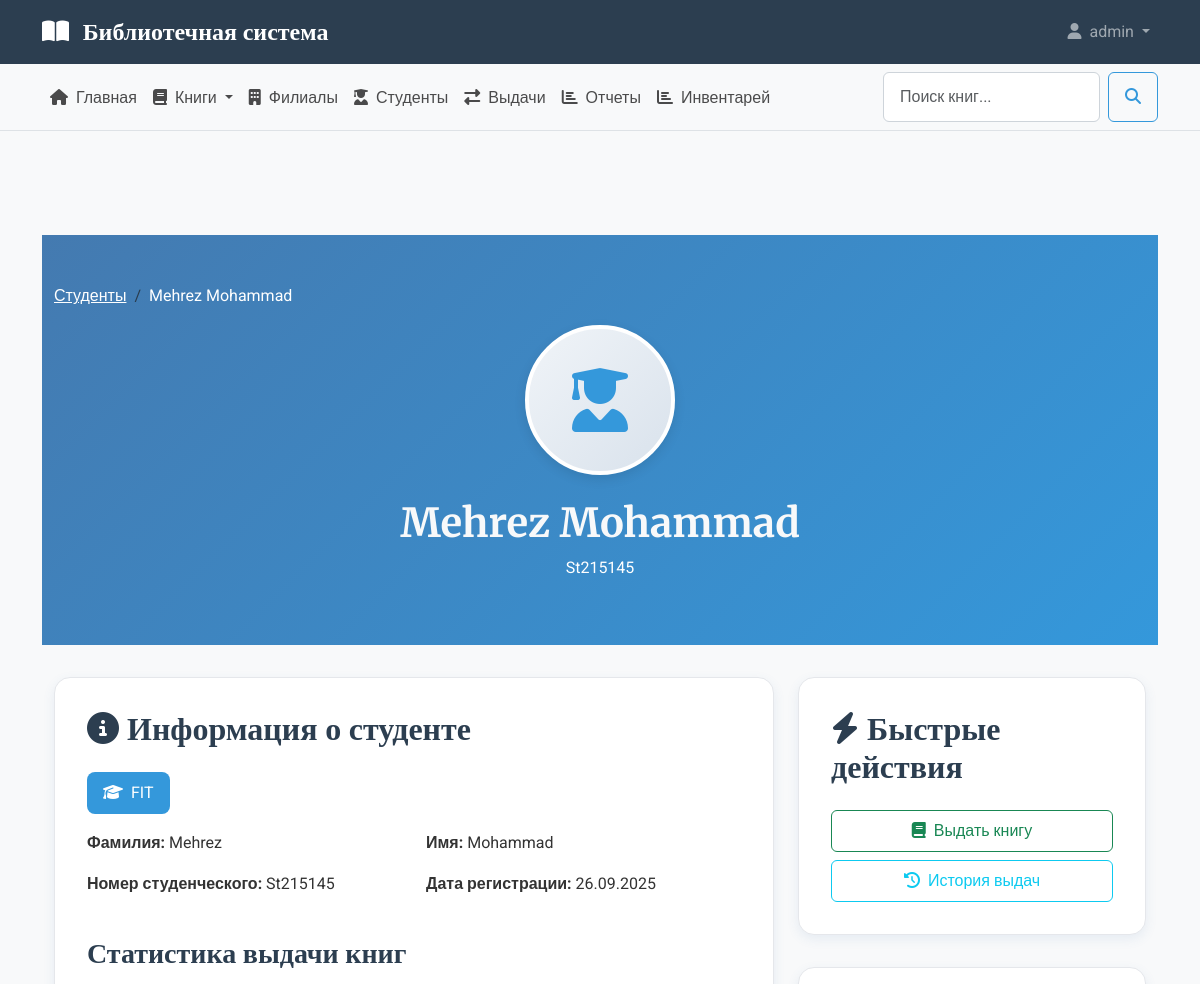
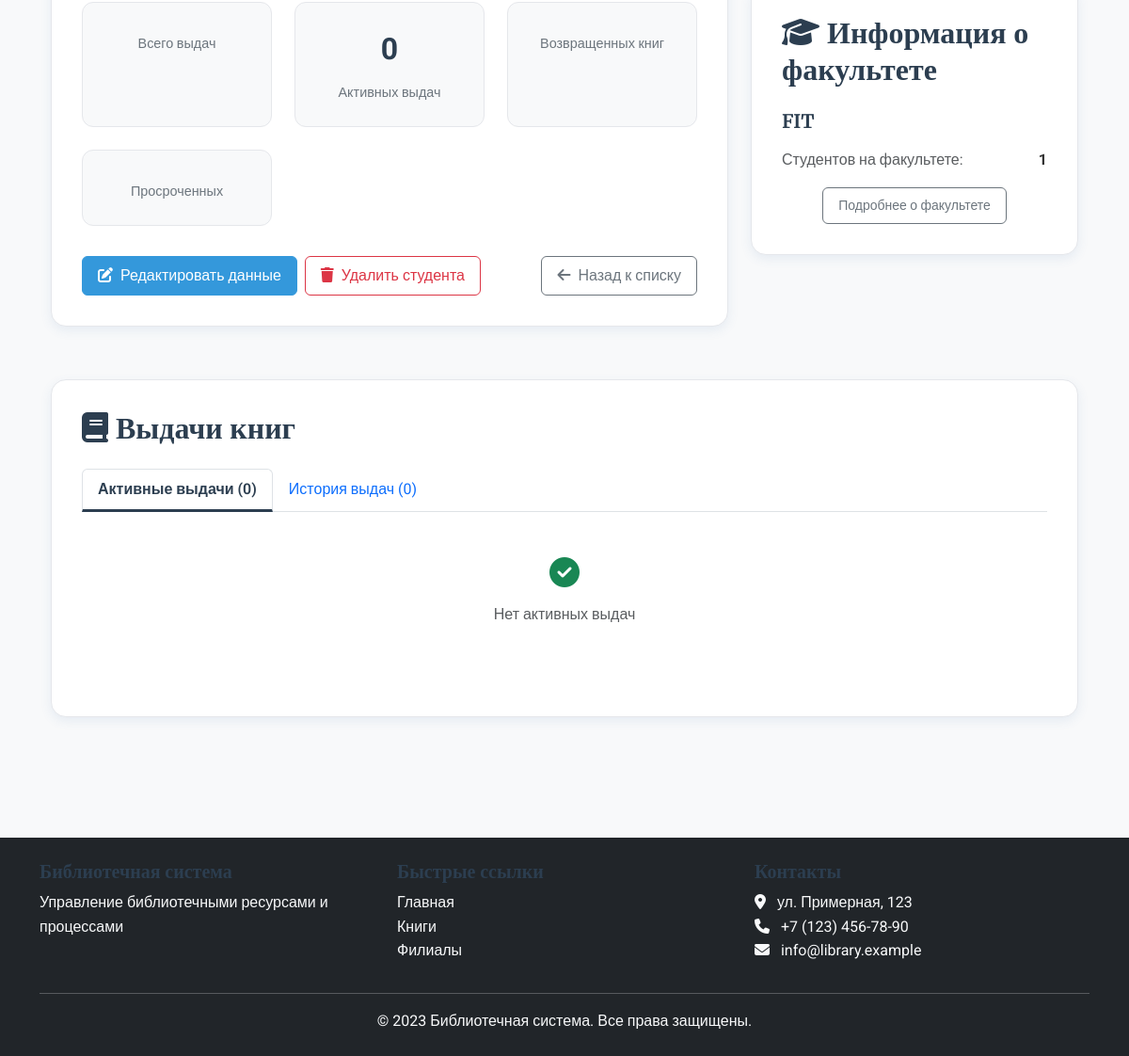
The page /students/1/ (signed in) on the database its author committed (2 pictures, top to bottom).
### library_app/models.py (models this page shows, shortened)
class Student(models.Model):
    last_name = models.CharField(_('фамилия'), max_length=100)
    first_name = models.CharField(_('имя'), max_length=100)
    student_id = models.CharField(_('номер студенческого билета'), max_length=20, unique=True)
    faculty = models.ForeignKey(
        Faculty,
        verbose_name=_('факультет'),
        on_delete=models.CASCADE,
        related_name='students'
    )
    created_at = models.DateTimeField(_('дата создания'), auto_now_add=True)
    class Meta:
        verbose_name = _('студент')
        verbose_name_plural = _('студенты')
        ordering = ['last_name', 'first_name']
        indexes = [
            models.Index(fields=['student_id']),
            models.Index(fields=['last_name', 'first_name']),
        ]
    def get_full_name(self):
        return f"{self.last_name} {self.first_name}"

class Faculty(models.Model):
    name = models.CharField(_('название'), max_length=200, unique=True)
    description = models.TextField(_('описание'), blank=True, null=True)
    created_at = models.DateTimeField(_('дата создания'), auto_now_add=True)
    class Meta:
        verbose_name = _('факультет')
        verbose_name_plural = _('факультеты')
        ordering = ['name']

### library_app/views.py (the view)
# urls.py: path('students/<int:pk>/', StudentDetailView.as_view(), name='student_detail'),
class StudentDetailView(LoginRequiredMixin, DetailView):
    model = Student
    template_name = 'library_app/students/student_detail.html'
    context_object_name = 'student'
    def get_context_data(self, **kwargs):
        context = super().get_context_data(**kwargs)
        context['title'] = f'Студент: {self.object.get_full_name()}'
        context['active_loans'] = Loan.objects.filter(student=self.object, is_returned=False).select_related('book', 'branch')
        context['loan_history'] = Loan.objects.filter(student=self.object).select_related('book', 'branch')[:10]
        return context

### library_app/templates/library_app/students/student_detail.html (shortened to what this page needs)
{% extends 'library_app/base.html' %}
{% load static %}
{% block content %}
<section class="student-header">
    <div class="container text-center">
        <nav aria-label="breadcrumb" class="justify-content-center">
            <ol class="breadcrumb">
                <li class="breadcrumb-item"><a href="{% url 'student_list' %}" class="text-white">Студенты</a></li>
                <li class="breadcrumb-item active text-white" aria-current="page">{{ student.get_full_name }}</li>
            </ol>
        </nav>
        <div class="student-avatar-large">
            <i class="fas fa-user-graduate"></i>
        </div>
        <h1 class="students-title text-light">{{ student.last_name }} {{ student.first_name }}</h1>
        <p class="students-subtitle">{{ student.student_id }}</p>
    </div>
</section>
<div class="container">
    <div class="row">
        <div class="col-lg-8">
            <div class="info-card">
                <h2 class="mb-4"><i class="fas fa-info-circle me-2"></i>Информация о студенте</h2>
                <div class="faculty-badge">
                    <i class="fas fa-graduation-cap me-2"></i>{{ student.faculty.name }}
                </div>
                <div class="row mb-4">
                    <div class="col-md-6">
                        <p><strong>Фамилия:</strong> {{ student.last_name }}</p>
                    </div>
                    <div class="col-md-6">
                        <p><strong>Имя:</strong> {{ student.first_name }}</p>
                    </div>
                    <div class="col-md-6">
                        <p><strong>Номер студенческого:</strong> {{ student.student_id }}</p>
                    </div>
                    <div class="col-md-6">
                        <p><strong>Дата регистрации:</strong> {{ student.created_at|date:"d.m.Y" }}</p>
                    </div>
                </div>
                <h3 class="mb-3">Статистика выдачи книг</h3>
                <div class="stats-grid">
                    <div class="stat-card">
                        <div class="stat-label">Всего выдач</div>
                    </div>
                    <div class="stat-card">
                        <div class="stat-number">{{ active_loans.count }}</div>
                        <div class="stat-label">Активных выдач</div>
                    </div>
                    <div class="stat-card">
                        <div class="stat-label">Возвращенных книг</div>
                    </div>
                    <div class="stat-card">
                        <div class="stat-label">Просроченных</div>
                    </div>
                </div>
                <div class="action-buttons">
                    {% if user.is_staff %}
                    <a href="{% url 'student_edit' student.pk %}" class="btn btn-primary">
                        <i class="fas fa-edit me-2"></i>Редактировать данные
                    </a>
                    <a href="{% url 'student_delete' student.pk %}" class="btn btn-outline-danger">
                        <i class="fas fa-trash me-2"></i>Удалить студента
                    </a>
                    {% endif %}
                    <a href="{% url 'student_list' %}" class="btn btn-outline-secondary ms-auto">
                        <i class="fas fa-arrow-left me-2"></i>Назад к списку
                    </a>
                </div>
            </div>
        </div>
        <div class="col-lg-4">
            <div class="info-card">
                <h2 class="mb-4"><i class="fas fa-bolt me-2"></i>Быстрые действия</h2>
                <div class="d-grid gap-2">
                    <a href="{% url 'loan_add' %}?student={{ student.id }}" class="btn btn-outline-success">
                        <i class="fas fa-book me-2"></i>Выдать книгу
                    </a>
                    <a href="{% url 'loan_list' %}?student={{ student.id }}" class="btn btn-outline-info">
                        <i class="fas fa-history me-2"></i>История выдач
                    </a>
                </div>
            </div>
            <div class="info-card mt-4">
                <h2 class="mb-4"><i class="fas fa-graduation-cap me-2"></i>Информация о факультете</h2>
                <h5>{{ student.faculty.name }}</h5>
                <div class="d-flex justify-content-between mt-3">
                    <span class="text-muted">Студентов на факультете:</span>
                    <span class="fw-bold">{{ student.faculty.students.count }}</span>
                </div>
                <div class="text-center mt-3">
                    <a href="{% url 'faculty_detail' student.faculty.pk %}" class="btn btn-sm btn-outline-secondary">
                        Подробнее о факультете
                    </a>
                </div>
            </div>
        </div>
    </div>
    <div class="row mt-4">
        <div class="col-12">
            <div class="info-card">
                <h2 class="mb-4"><i class="fas fa-book me-2"></i>Выдачи книг</h2>
                <ul class="nav nav-tabs" id="loansTabs" role="tablist">
                    <li class="nav-item" role="presentation">
                        <button class="nav-link active" id="active-tab" data-bs-toggle="tab" data-bs-target="#active" type="button" role="tab">
                            Активные выдачи ({{ active_loans.count }})
                        </button>
                    </li>
                    <li class="nav-item" role="presentation">
                        <button class="nav-link" id="history-tab" data-bs-toggle="tab" data-bs-target="#history" type="button" role="tab">
                            История выдач ({{ loan_history.count }})
                        </button>
                    </li>
                </ul>
                <div class="tab-content" id="loansTabsContent">
                    <div class="tab-pane fade show active" id="active" role="tabpanel">
                        {% if active_loans %}
                        <div class="loans-section">
                            {% for loan in active_loans %}
                            <div class="loan-item {% if loan.is_overdue %}overdue{% endif %}">
                                <div class="book-icon">
                                    <i class="fas fa-book"></i>
                                </div>
                                <div class="loan-info">
                                    <div class="book-title">{{ loan.book.title }}</div>
                                    <div class="loan-meta">
                                        Выдана: {{ loan.issue_date|date:"d.m.Y" }} ·
                                        Филиал: {{ loan.branch.name }} ·
                                        {% if loan.is_overdue %}
                                        <span class="text-danger">Просрочена на {{ loan.overdue_days }} дней</span>
                                        {% else %}
                                        Срок: {{ loan.due_date|date:"d.m.Y" }}
                                        {% endif %}
                                    </div>
                                </div>
                                <div class="loan-status">
                                    <span class="badge {% if loan.is_overdue %}bg-danger{% else %}bg-warning{% endif %} status-badge">
                                        {% if loan.is_overdue %}Просрочена{% else %}На руках{% endif %}
                                    </span>
                                </div>
                                <a href="{% url 'loan_detail' loan.pk %}" class="btn btn-sm btn-outline-primary">
                                    <i class="fas fa-eye"></i>
                                </a>
                            </div>
                            {% endfor %}
                        </div>
                        {% else %}
                        <div class="text-center py-4">
                            <i class="fas fa-check-circle fa-2x text-success mb-3"></i>
                            <p class="text-muted">Нет активных выдач</p>
                        </div>
                        {% endif %}
                    </div>
                </div>
            </div>
        </div>
    </div>
</div>
{% endblock %}

### library_app/templates/library_app/includes/header.html (shortened to what this page needs)
<header class="main-header">
    <nav class="navbar navbar-expand-lg navbar-dark bg-primary">
        <div class="container">
            <a class="navbar-brand" href="{% url 'home' %}">
                <i class="fas fa-book-open me-2"></i>
                Библиотечная система
            </a>
            <div class="collapse navbar-collapse" id="mainNavbar">
                <ul class="navbar-nav ms-auto">
                    {% if user.is_authenticated %}
                    <li class="nav-item dropdown">
                        <a class="nav-link dropdown-toggle" href="#" id="userDropdown" role="button" data-bs-toggle="dropdown">
                            <i class="fas fa-user me-1"></i> {{ user.username }}
                        </a>
                    </li>
                    {% endif %}
                </ul>
            </div>
        </div>
    </nav>
</header>

### library_app/static/library_app/css/style.css (style rules this page uses)
:root { --primary-color: #2c3e50; --secondary-color: #3498db; --accent-color: #e74c3c; --light-color: #ecf0f1; --dark-color: #2c3e50; --success-color: #27ae60; --warning-color: #f39c12; --danger-color: #e74c3c; --info-color: #3498db; }
body { font-family: 'Roboto', sans-serif; background-color: #f8f9fa; color: #333; line-height: 1.6; }
h1, h2, h3, h4, h5, h6 { font-family: 'Merriweather', serif; font-weight: 700; color: var(--primary-color); }
.main-header .navbar-brand { font-family: 'Merriweather', serif; font-weight: 700; font-size: 1.5rem; }
.btn { border-radius: 0.375rem; font-weight: 500; padding: 0.5rem 1rem; transition: all 0.3s; }
.btn-primary { background-color: var(--secondary-color); border-color: var(--secondary-color); }
.bg-primary { background-color: var(--primary-color) !important; }
.stat-card { text-align: center; padding: 1.5rem; }
.stat-card .stat-number { font-size: 2rem; font-weight: 700; color: var(--primary-color); }
.stat-card .stat-label { color: #6c757d; font-weight: 500; }

### library_app/templates/library_app/students/student_detail.html (style rules this page uses)
.student-header { background: linear-gradient(135deg, #447ab0 0%, #3498db 100%); padding: 3rem 0; color: white; margin-bottom: 2rem; }
.student-avatar-large { height: 150px; width: 150px; background: linear-gradient(135deg, #f0f4f8 0%, #d9e2ec 100%); border-radius: 50%; display: flex; align-items: center; justify-content: center; margin: 0 auto 1.5rem; color: var(--secondary-color); font-size: 4rem; border: 4px solid white; box-shadow: 0 4px 12px rgba(0, 0, 0, 0.1); }
.info-card { background: white; border-radius: 1rem; padding: 2rem; border: 1px solid #e5e7eb; margin-bottom: 2rem; box-shadow: 0 4px 12px rgba(68, 122, 176, 0.1); }
.stats-grid { display: grid; grid-template-columns: repeat(auto-fit, minmax(200px, 1fr)); gap: 1.5rem; margin-bottom: 2rem; }
.stat-card { background: #f8f9fa; padding: 1.5rem; border-radius: 0.75rem; text-align: center; border: 1px solid #e5e7eb; }
.stat-number { font-size: 2rem; font-weight: 700; color: var(--primary-color); margin-bottom: 0.5rem; }
.stat-label { color: #6c757d; font-size: 0.9rem; }
.action-buttons { display: flex; gap: 0.5rem; margin-top: 2rem; }
.faculty-badge { background: var(--secondary-color); color: white; padding: 0.5rem 1rem; border-radius: 0.5rem; display: inline-block; margin-bottom: 1rem; }
.tab-content { padding: 1.5rem 0; }
.nav-tabs .nav-link.active { color: var(--primary-color); font-weight: 600; border-bottom: 3px solid var(--primary-color); }

### rows shown on the page
Student: get_full_name "Mehrez Mohammad", last_name "Mehrez", first_name "Mohammad", student_id "St215145", faculty.name "FIT", created_at "26.09.2025", faculty.students.count "1"

### other values the page prints
{{ user.username }} "admin"
{{ active_loans.count }} "0"
{{ loan_history.count }} "0"
